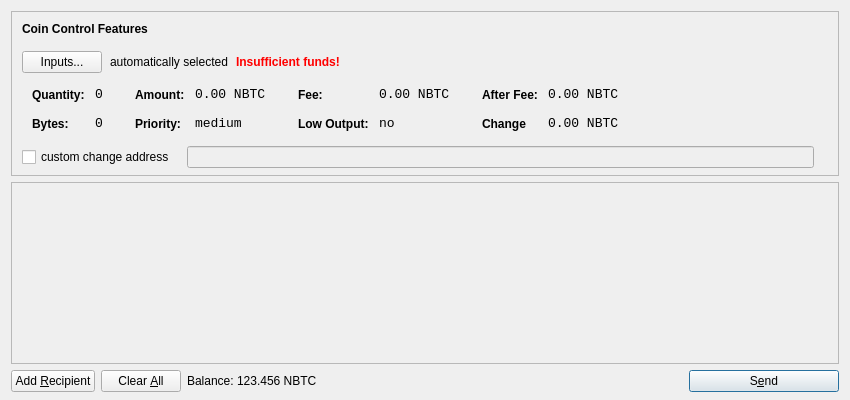
<?xml version="1.0" encoding="UTF-8"?>
<ui version="4.0">
 <class>SendCoinsDialog</class>
 <widget class="QDialog" name="SendCoinsDialog">
  <property name="geometry">
   <rect>
    <x>0</x>
    <y>0</y>
    <width>850</width>
    <height>400</height>
   </rect>
  </property>
  <property name="windowTitle">
   <string>Send Coins</string>
  </property>
  <property name="styleSheet">
   <string notr="true">background-image: url(:/images/2s);</string>
  </property>
  <layout class="QVBoxLayout" name="verticalLayout" stretch="0,1,0">
   <property name="bottomMargin">
    <number>8</number>
   </property>
   <item>
    <widget class="QFrame" name="frameCoinControl">
     <property name="sizePolicy">
      <sizepolicy hsizetype="Expanding" vsizetype="Expanding">
       <horstretch>0</horstretch>
       <verstretch>0</verstretch>
      </sizepolicy>
     </property>
     <property name="maximumSize">
      <size>
       <width>16777215</width>
       <height>16777215</height>
      </size>
     </property>
     <property name="frameShape">
      <enum>QFrame::StyledPanel</enum>
     </property>
     <property name="frameShadow">
      <enum>QFrame::Sunken</enum>
     </property>
     <layout class="QVBoxLayout" name="verticalLayoutCoinControl2">
      <property name="spacing">
       <number>6</number>
      </property>
      <property name="leftMargin">
       <number>0</number>
      </property>
      <property name="topMargin">
       <number>0</number>
      </property>
      <property name="rightMargin">
       <number>0</number>
      </property>
      <property name="bottomMargin">
       <number>6</number>
      </property>
      <item>
       <layout class="QVBoxLayout" name="verticalLayoutCoinControl" stretch="0,0,0,0,1">
        <property name="spacing">
         <number>0</number>
        </property>
        <property name="leftMargin">
         <number>10</number>
        </property>
        <property name="topMargin">
         <number>10</number>
        </property>
        <item>
         <layout class="QHBoxLayout" name="horizontalLayoutCoinControl1">
          <property name="bottomMargin">
           <number>15</number>
          </property>
          <item>
           <widget class="QLabel" name="labelCoinControlFeatures">
            <property name="sizePolicy">
             <sizepolicy hsizetype="Preferred" vsizetype="Maximum">
              <horstretch>0</horstretch>
              <verstretch>0</verstretch>
             </sizepolicy>
            </property>
            <property name="font">
             <font>
              <weight>75</weight>
              <bold>true</bold>
             </font>
            </property>
            <property name="styleSheet">
             <string notr="true">font-weight:bold;</string>
            </property>
            <property name="text">
             <string>Coin Control Features</string>
            </property>
           </widget>
          </item>
         </layout>
        </item>
        <item>
         <layout class="QHBoxLayout" name="horizontalLayoutCoinControl2" stretch="0,0,0,0">
          <property name="spacing">
           <number>8</number>
          </property>
          <property name="bottomMargin">
           <number>10</number>
          </property>
          <item>
           <widget class="QPushButton" name="pushButtonCoinControl">
            <property name="styleSheet">
             <string notr="true"/>
            </property>
            <property name="text">
             <string>Inputs...</string>
            </property>
           </widget>
          </item>
          <item>
           <widget class="QLabel" name="labelCoinControlAutomaticallySelected">
            <property name="text">
             <string>automatically selected</string>
            </property>
            <property name="margin">
             <number>5</number>
            </property>
           </widget>
          </item>
          <item>
           <widget class="QLabel" name="labelCoinControlInsuffFunds">
            <property name="font">
             <font>
              <weight>75</weight>
              <bold>true</bold>
             </font>
            </property>
            <property name="styleSheet">
             <string notr="true">color:red;font-weight:bold;</string>
            </property>
            <property name="text">
             <string>Insufficient funds!</string>
            </property>
            <property name="margin">
             <number>5</number>
            </property>
           </widget>
          </item>
          <item>
           <spacer name="horizontalSpacerCoinControl">
            <property name="orientation">
             <enum>Qt::Horizontal</enum>
            </property>
            <property name="sizeHint" stdset="0">
             <size>
              <width>40</width>
              <height>1</height>
             </size>
            </property>
           </spacer>
          </item>
         </layout>
        </item>
        <item>
         <widget class="QWidget" name="widgetCoinControl" native="true">
          <property name="sizePolicy">
           <sizepolicy hsizetype="Preferred" vsizetype="Preferred">
            <horstretch>0</horstretch>
            <verstretch>0</verstretch>
           </sizepolicy>
          </property>
          <property name="minimumSize">
           <size>
            <width>0</width>
            <height>0</height>
           </size>
          </property>
          <property name="styleSheet">
           <string notr="true"/>
          </property>
          <layout class="QHBoxLayout" name="horizontalLayoutCoinControl5">
           <property name="leftMargin">
            <number>0</number>
           </property>
           <property name="topMargin">
            <number>0</number>
           </property>
           <property name="rightMargin">
            <number>0</number>
           </property>
           <property name="bottomMargin">
            <number>0</number>
           </property>
           <item>
            <layout class="QHBoxLayout" name="horizontalLayoutCoinControl3" stretch="0,0,0,1">
             <property name="spacing">
              <number>20</number>
             </property>
             <property name="topMargin">
              <number>0</number>
             </property>
             <property name="bottomMargin">
              <number>10</number>
             </property>
             <item>
              <layout class="QFormLayout" name="formLayoutCoinControl1">
               <property name="horizontalSpacing">
                <number>10</number>
               </property>
               <property name="verticalSpacing">
                <number>14</number>
               </property>
               <property name="leftMargin">
                <number>10</number>
               </property>
               <property name="topMargin">
                <number>4</number>
               </property>
               <property name="rightMargin">
                <number>6</number>
               </property>
               <item row="0" column="0">
                <widget class="QLabel" name="labelCoinControlQuantityText">
                 <property name="styleSheet">
                  <string notr="true">font-weight:bold;</string>
                 </property>
                 <property name="text">
                  <string>Quantity:</string>
                 </property>
                 <property name="margin">
                  <number>0</number>
                 </property>
                </widget>
               </item>
               <item row="0" column="1">
                <widget class="QLabel" name="labelCoinControlQuantity">
                 <property name="font">
                  <font>
                   <family>Monospace</family>
                   <pointsize>10</pointsize>
                  </font>
                 </property>
                 <property name="cursor">
                  <cursorShape>IBeamCursor</cursorShape>
                 </property>
                 <property name="contextMenuPolicy">
                  <enum>Qt::ActionsContextMenu</enum>
                 </property>
                 <property name="text">
                  <string>0</string>
                 </property>
                 <property name="margin">
                  <number>0</number>
                 </property>
                 <property name="textInteractionFlags">
                  <set>Qt::LinksAccessibleByMouse|Qt::TextSelectableByKeyboard|Qt::TextSelectableByMouse</set>
                 </property>
                </widget>
               </item>
               <item row="1" column="0">
                <widget class="QLabel" name="labelCoinControlBytesText">
                 <property name="styleSheet">
                  <string notr="true">font-weight:bold;</string>
                 </property>
                 <property name="text">
                  <string>Bytes:</string>
                 </property>
                </widget>
               </item>
               <item row="1" column="1">
                <widget class="QLabel" name="labelCoinControlBytes">
                 <property name="font">
                  <font>
                   <family>Monospace</family>
                   <pointsize>10</pointsize>
                  </font>
                 </property>
                 <property name="cursor">
                  <cursorShape>IBeamCursor</cursorShape>
                 </property>
                 <property name="contextMenuPolicy">
                  <enum>Qt::ActionsContextMenu</enum>
                 </property>
                 <property name="text">
                  <string>0</string>
                 </property>
                 <property name="textInteractionFlags">
                  <set>Qt::LinksAccessibleByMouse|Qt::TextSelectableByKeyboard|Qt::TextSelectableByMouse</set>
                 </property>
                </widget>
               </item>
              </layout>
             </item>
             <item>
              <layout class="QFormLayout" name="formLayoutCoinControl2">
               <property name="horizontalSpacing">
                <number>10</number>
               </property>
               <property name="verticalSpacing">
                <number>14</number>
               </property>
               <property name="leftMargin">
                <number>6</number>
               </property>
               <property name="topMargin">
                <number>4</number>
               </property>
               <property name="rightMargin">
                <number>6</number>
               </property>
               <item row="0" column="0">
                <widget class="QLabel" name="labelCoinControlAmountText">
                 <property name="styleSheet">
                  <string notr="true">font-weight:bold;</string>
                 </property>
                 <property name="text">
                  <string>Amount:</string>
                 </property>
                 <property name="margin">
                  <number>0</number>
                 </property>
                </widget>
               </item>
               <item row="0" column="1">
                <widget class="QLabel" name="labelCoinControlAmount">
                 <property name="font">
                  <font>
                   <family>Monospace</family>
                   <pointsize>10</pointsize>
                  </font>
                 </property>
                 <property name="cursor">
                  <cursorShape>IBeamCursor</cursorShape>
                 </property>
                 <property name="contextMenuPolicy">
                  <enum>Qt::ActionsContextMenu</enum>
                 </property>
                 <property name="text">
                  <string>0.00 NBTC</string>
                 </property>
                 <property name="textInteractionFlags">
                  <set>Qt::LinksAccessibleByMouse|Qt::TextSelectableByKeyboard|Qt::TextSelectableByMouse</set>
                 </property>
                </widget>
               </item>
               <item row="1" column="0">
                <widget class="QLabel" name="labelCoinControlPriorityText">
                 <property name="styleSheet">
                  <string notr="true">font-weight:bold;</string>
                 </property>
                 <property name="text">
                  <string>Priority:</string>
                 </property>
                </widget>
               </item>
               <item row="1" column="1">
                <widget class="QLabel" name="labelCoinControlPriority">
                 <property name="font">
                  <font>
                   <family>Monospace</family>
                   <pointsize>10</pointsize>
                  </font>
                 </property>
                 <property name="cursor">
                  <cursorShape>IBeamCursor</cursorShape>
                 </property>
                 <property name="contextMenuPolicy">
                  <enum>Qt::ActionsContextMenu</enum>
                 </property>
                 <property name="text">
                  <string>medium</string>
                 </property>
                 <property name="textInteractionFlags">
                  <set>Qt::LinksAccessibleByMouse|Qt::TextSelectableByKeyboard|Qt::TextSelectableByMouse</set>
                 </property>
                </widget>
               </item>
              </layout>
             </item>
             <item>
              <layout class="QFormLayout" name="formLayoutCoinControl3">
               <property name="horizontalSpacing">
                <number>10</number>
               </property>
               <property name="verticalSpacing">
                <number>14</number>
               </property>
               <property name="leftMargin">
                <number>6</number>
               </property>
               <property name="topMargin">
                <number>4</number>
               </property>
               <property name="rightMargin">
                <number>6</number>
               </property>
               <item row="0" column="0">
                <widget class="QLabel" name="labelCoinControlFeeText">
                 <property name="styleSheet">
                  <string notr="true">font-weight:bold;</string>
                 </property>
                 <property name="text">
                  <string>Fee:</string>
                 </property>
                 <property name="margin">
                  <number>0</number>
                 </property>
                </widget>
               </item>
               <item row="0" column="1">
                <widget class="QLabel" name="labelCoinControlFee">
                 <property name="font">
                  <font>
                   <family>Monospace</family>
                   <pointsize>10</pointsize>
                  </font>
                 </property>
                 <property name="cursor">
                  <cursorShape>IBeamCursor</cursorShape>
                 </property>
                 <property name="contextMenuPolicy">
                  <enum>Qt::ActionsContextMenu</enum>
                 </property>
                 <property name="text">
                  <string>0.00 NBTC</string>
                 </property>
                 <property name="textInteractionFlags">
                  <set>Qt::LinksAccessibleByMouse|Qt::TextSelectableByKeyboard|Qt::TextSelectableByMouse</set>
                 </property>
                </widget>
               </item>
               <item row="1" column="0">
                <widget class="QLabel" name="labelCoinControlLowOutputText">
                 <property name="styleSheet">
                  <string notr="true">font-weight:bold;</string>
                 </property>
                 <property name="text">
                  <string>Low Output:</string>
                 </property>
                </widget>
               </item>
               <item row="1" column="1">
                <widget class="QLabel" name="labelCoinControlLowOutput">
                 <property name="font">
                  <font>
                   <family>Monospace</family>
                   <pointsize>10</pointsize>
                  </font>
                 </property>
                 <property name="cursor">
                  <cursorShape>IBeamCursor</cursorShape>
                 </property>
                 <property name="contextMenuPolicy">
                  <enum>Qt::ActionsContextMenu</enum>
                 </property>
                 <property name="text">
                  <string>no</string>
                 </property>
                 <property name="textInteractionFlags">
                  <set>Qt::LinksAccessibleByMouse|Qt::TextSelectableByKeyboard|Qt::TextSelectableByMouse</set>
                 </property>
                </widget>
               </item>
              </layout>
             </item>
             <item>
              <layout class="QFormLayout" name="formLayoutCoinControl4">
               <property name="horizontalSpacing">
                <number>10</number>
               </property>
               <property name="verticalSpacing">
                <number>14</number>
               </property>
               <property name="leftMargin">
                <number>6</number>
               </property>
               <property name="topMargin">
                <number>4</number>
               </property>
               <property name="rightMargin">
                <number>6</number>
               </property>
               <item row="0" column="0">
                <widget class="QLabel" name="labelCoinControlAfterFeeText">
                 <property name="styleSheet">
                  <string notr="true">font-weight:bold;</string>
                 </property>
                 <property name="text">
                  <string>After Fee:</string>
                 </property>
                 <property name="margin">
                  <number>0</number>
                 </property>
                </widget>
               </item>
               <item row="0" column="1">
                <widget class="QLabel" name="labelCoinControlAfterFee">
                 <property name="font">
                  <font>
                   <family>Monospace</family>
                   <pointsize>10</pointsize>
                  </font>
                 </property>
                 <property name="cursor">
                  <cursorShape>IBeamCursor</cursorShape>
                 </property>
                 <property name="contextMenuPolicy">
                  <enum>Qt::ActionsContextMenu</enum>
                 </property>
                 <property name="text">
                  <string>0.00 NBTC</string>
                 </property>
                 <property name="textInteractionFlags">
                  <set>Qt::LinksAccessibleByMouse|Qt::TextSelectableByKeyboard|Qt::TextSelectableByMouse</set>
                 </property>
                </widget>
               </item>
               <item row="1" column="0">
                <widget class="QLabel" name="labelCoinControlChangeText">
                 <property name="styleSheet">
                  <string notr="true">font-weight:bold;</string>
                 </property>
                 <property name="text">
                  <string>Change</string>
                 </property>
                </widget>
               </item>
               <item row="1" column="1">
                <widget class="QLabel" name="labelCoinControlChange">
                 <property name="font">
                  <font>
                   <family>Monospace</family>
                   <pointsize>10</pointsize>
                  </font>
                 </property>
                 <property name="cursor">
                  <cursorShape>IBeamCursor</cursorShape>
                 </property>
                 <property name="contextMenuPolicy">
                  <enum>Qt::ActionsContextMenu</enum>
                 </property>
                 <property name="text">
                  <string>0.00 NBTC</string>
                 </property>
                 <property name="textInteractionFlags">
                  <set>Qt::LinksAccessibleByMouse|Qt::TextSelectableByKeyboard|Qt::TextSelectableByMouse</set>
                 </property>
                </widget>
               </item>
              </layout>
             </item>
            </layout>
           </item>
          </layout>
         </widget>
        </item>
        <item>
         <layout class="QHBoxLayout" name="horizontalLayoutCoinControl4" stretch="0,0,0">
          <property name="spacing">
           <number>12</number>
          </property>
          <property name="sizeConstraint">
           <enum>QLayout::SetDefaultConstraint</enum>
          </property>
          <property name="topMargin">
           <number>5</number>
          </property>
          <property name="rightMargin">
           <number>5</number>
          </property>
          <item>
           <widget class="QCheckBox" name="checkBoxCoinControlChange">
            <property name="text">
             <string>custom change address</string>
            </property>
           </widget>
          </item>
          <item>
           <widget class="QLineEdit" name="lineEditCoinControlChange">
            <property name="enabled">
             <bool>false</bool>
            </property>
            <property name="sizePolicy">
             <sizepolicy hsizetype="Expanding" vsizetype="Fixed">
              <horstretch>0</horstretch>
              <verstretch>0</verstretch>
             </sizepolicy>
            </property>
           </widget>
          </item>
          <item>
           <widget class="QLabel" name="labelCoinControlChangeLabel">
            <property name="sizePolicy">
             <sizepolicy hsizetype="Preferred" vsizetype="Expanding">
              <horstretch>0</horstretch>
              <verstretch>0</verstretch>
             </sizepolicy>
            </property>
            <property name="minimumSize">
             <size>
              <width>0</width>
              <height>0</height>
             </size>
            </property>
            <property name="text">
             <string/>
            </property>
            <property name="margin">
             <number>3</number>
            </property>
           </widget>
          </item>
         </layout>
        </item>
        <item>
         <spacer name="verticalSpacerCoinControl">
          <property name="orientation">
           <enum>Qt::Vertical</enum>
          </property>
          <property name="sizeHint" stdset="0">
           <size>
            <width>800</width>
            <height>1</height>
           </size>
          </property>
         </spacer>
        </item>
       </layout>
      </item>
     </layout>
    </widget>
   </item>
   <item>
    <widget class="QScrollArea" name="scrollArea">
     <property name="widgetResizable">
      <bool>true</bool>
     </property>
     <widget class="QWidget" name="scrollAreaWidgetContents">
      <property name="geometry">
       <rect>
        <x>0</x>
        <y>0</y>
        <width>830</width>
        <height>172</height>
       </rect>
      </property>
      <layout class="QVBoxLayout" name="verticalLayout_2">
       <property name="leftMargin">
        <number>0</number>
       </property>
       <property name="topMargin">
        <number>0</number>
       </property>
       <property name="rightMargin">
        <number>0</number>
       </property>
       <property name="bottomMargin">
        <number>0</number>
       </property>
       <item>
        <layout class="QVBoxLayout" name="entries">
         <property name="spacing">
          <number>6</number>
         </property>
        </layout>
       </item>
       <item>
        <spacer name="verticalSpacer">
         <property name="orientation">
          <enum>Qt::Vertical</enum>
         </property>
         <property name="sizeHint" stdset="0">
          <size>
           <width>20</width>
           <height>40</height>
          </size>
         </property>
        </spacer>
       </item>
      </layout>
     </widget>
    </widget>
   </item>
   <item>
    <layout class="QHBoxLayout" name="horizontalLayout">
     <item>
      <widget class="QPushButton" name="addButton">
       <property name="toolTip">
        <string>Send to multiple recipients at once</string>
       </property>
       <property name="text">
        <string>Add &amp;Recipient</string>
       </property>
       <property name="icon">
        <iconset resource="../bitcoin.qrc">
         <normaloff>:/icons/add</normaloff>:/icons/add</iconset>
       </property>
       <property name="autoDefault">
        <bool>false</bool>
       </property>
      </widget>
     </item>
     <item>
      <widget class="QPushButton" name="clearButton">
       <property name="sizePolicy">
        <sizepolicy hsizetype="Minimum" vsizetype="Fixed">
         <horstretch>0</horstretch>
         <verstretch>0</verstretch>
        </sizepolicy>
       </property>
       <property name="toolTip">
        <string>Remove all transaction fields</string>
       </property>
       <property name="text">
        <string>Clear &amp;All</string>
       </property>
       <property name="icon">
        <iconset resource="../bitcoin.qrc">
         <normaloff>:/icons/remove</normaloff>:/icons/remove</iconset>
       </property>
       <property name="autoRepeatDelay">
        <number>300</number>
       </property>
       <property name="autoDefault">
        <bool>false</bool>
       </property>
      </widget>
     </item>
     <item>
      <layout class="QHBoxLayout" name="horizontalLayout_2">
       <property name="spacing">
        <number>3</number>
       </property>
       <item>
        <widget class="QLabel" name="label">
         <property name="sizePolicy">
          <sizepolicy hsizetype="Preferred" vsizetype="Fixed">
           <horstretch>0</horstretch>
           <verstretch>0</verstretch>
          </sizepolicy>
         </property>
         <property name="text">
          <string>Balance:</string>
         </property>
        </widget>
       </item>
       <item>
        <widget class="QLabel" name="labelBalance">
         <property name="sizePolicy">
          <sizepolicy hsizetype="Preferred" vsizetype="Fixed">
           <horstretch>0</horstretch>
           <verstretch>0</verstretch>
          </sizepolicy>
         </property>
         <property name="cursor">
          <cursorShape>IBeamCursor</cursorShape>
         </property>
         <property name="text">
          <string>123.456 NBTC</string>
         </property>
         <property name="textInteractionFlags">
          <set>Qt::LinksAccessibleByMouse|Qt::TextSelectableByKeyboard|Qt::TextSelectableByMouse</set>
         </property>
        </widget>
       </item>
      </layout>
     </item>
     <item>
      <spacer name="horizontalSpacer">
       <property name="orientation">
        <enum>Qt::Horizontal</enum>
       </property>
       <property name="sizeHint" stdset="0">
        <size>
         <width>40</width>
         <height>20</height>
        </size>
       </property>
      </spacer>
     </item>
     <item>
      <widget class="QPushButton" name="sendButton">
       <property name="minimumSize">
        <size>
         <width>150</width>
         <height>0</height>
        </size>
       </property>
       <property name="toolTip">
        <string>Confirm the send action</string>
       </property>
       <property name="text">
        <string>S&amp;end</string>
       </property>
       <property name="icon">
        <iconset resource="../bitcoin.qrc">
         <normaloff>:/icons/send</normaloff>:/icons/send</iconset>
       </property>
       <property name="default">
        <bool>true</bool>
       </property>
      </widget>
     </item>
    </layout>
   </item>
  </layout>
 </widget>
 <resources>
  <include location="../bitcoin.qrc"/>
 </resources>
 <connections/>
</ui>
